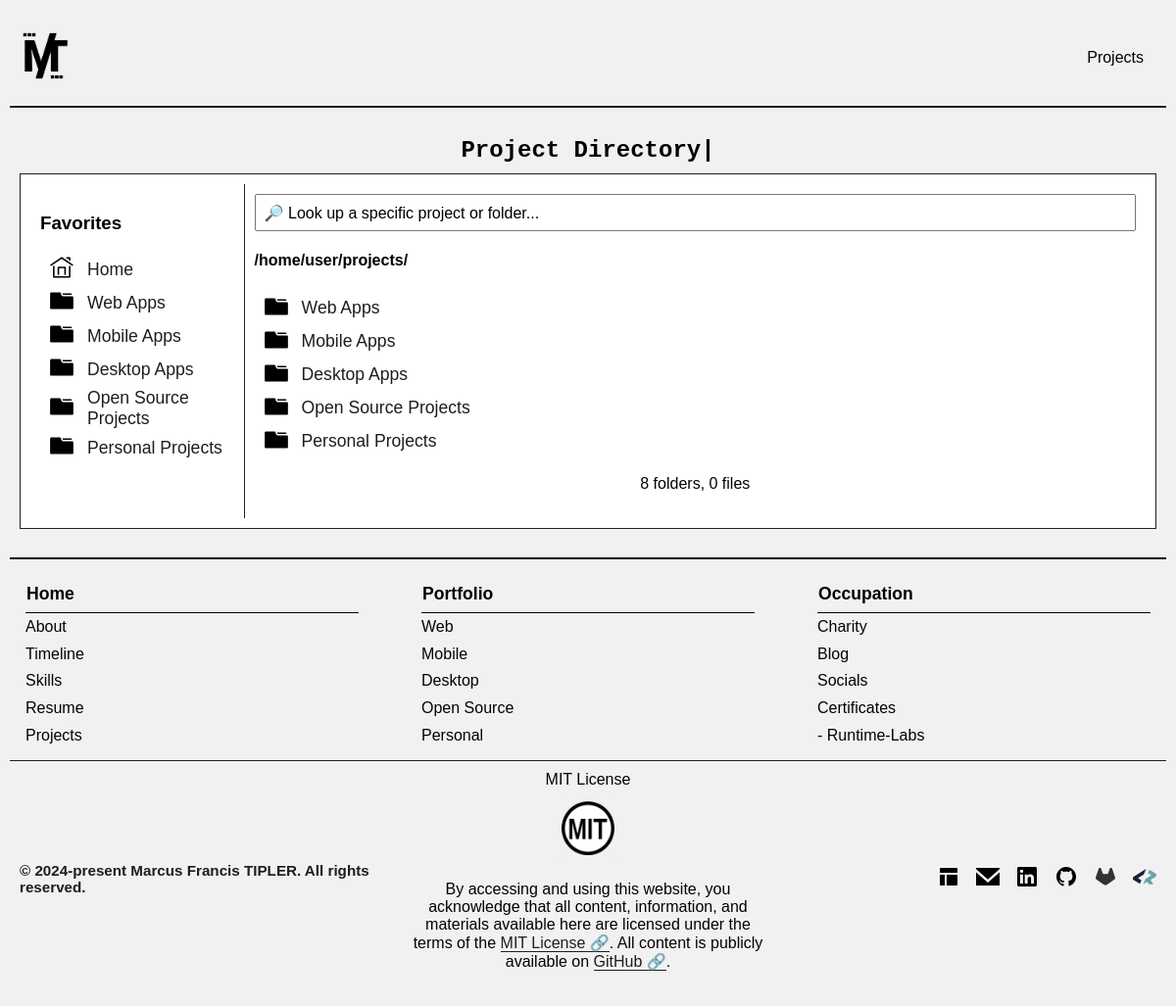
The app's page /projects with its own data.
### context/databaseHandler.py (models this page shows)
class ProjectCategory(db.Model):
    __tablename__ = 'project_categories'
    id = db.Column(db.Integer, primary_key=True, autoincrement=True)
    name = db.Column(db.Text)
    projects = db.relationship('Project', back_populates='category', lazy=True)

class Social(db.Model):
    __tablename__ = 'socials'
    id = db.Column(db.Integer, primary_key=True, autoincrement=True)
    platform = db.Column(db.Text)
    svg = db.Column(db.Text)
    username = db.Column(db.Text)
    profile_url = db.Column(db.Text)
    description = db.Column(db.Text)
    created_at = db.Column(db.Text)
    is_active = db.Column(db.Integer)

### app.py (the view)
@app.route('/projects')
def projectsPage():
    projects = []
    menu_item = ProjectCategory.query.all()
    categories = ProjectCategory.query.all()
    return render_template('projects.html', projects=projects, categories=categories, menu_item=menu_item)

### app.py (called while the page is built)
@app.context_processor
def inject_menu():
    menu = Social.query.all()
    return dict(menu=menu)

### templates/projects.html (shortened to what this page needs)
{% extends "base.html" %}
{% block styles %}
    <link rel="stylesheet" href="{{ url_for('static', filename='styles/projects.css') }}">
{% endblock %}
{% block content %}
    <div class="mft-content">
        <div class="mft-about">
            <div class="mft-about-header">
                <h2 class="mft-page-header-title">Project Directory</h2><h2 class="mft-blinking-cursor">|</h2>
            </div>
             <div class="mft-file-explorer">
                <div class="mft-fe-left">
                    <h3 class="mft-folder-type">Favorites</h3>
                    <div class="mft-folder-container">
                        <table class="mft-clickable-table">
                            <tr class="mft-clickable-row" onclick="window.location.href='/projects'">
                                <td class="mft-icon-cell"><img class="mft-folder-icon" src="{{ url_for('static', filename='vectors/home.svg')}}" alt="folderico icon" width="24" height="24"/></td>
                                <td class="mft-title-cell">Home</td>
                            </tr>
                            {% for item in menu_item %}
                                <tr class="mft-clickable-row" onclick="window.location.href='/projects/category/{{ item.id }}'">
                                    <td class="mft-icon-cell"><img class="mft-folder-icon" src="{{ url_for('static', filename='vectors/folder.svg')}}" alt="folderico icon" width="24" height="24"/></td>
                                    <td class="mft-title-cell">{{ item.name }}</td>
                                </tr>
                            {% endfor %}
                        </table>
                    </div>
                </div>
                <div class="mft-fe-right">
                    <div class="mft-fe-search">
                        <form>
                            <input class="mft-searchbox" type="text" value="🔎 Look up a specific project or folder..." onfocus="this.value='';" onblur="if (this.value == '') {this.value = 'Look up a specific project or folder...';}">
                            <h4 class="mft-filepath">/home/user/projects/</h4>
                        </form>
                    </div>
                    <div class="mft-fe-contents">
                        <div class="mft-fe-item">
                            <table class="mft-clickable-table">
                                {% for category in categories %}
                                    <tr class="mft-clickable-row" onclick="window.location.href='/projects/category/{{ category.id }}'">
                                        <td class="mft-icon-cell"><img class="mft-folder-icon" src="{{ url_for('static', filename='vectors/folder.svg')}}" alt="folderico icon" width="24" height="24"/></td>
                                        <td class="mft-title-cell">{{ category.name }}</td>
                                    </tr>
                                {% endfor %}
                            </table>
                        </div>
                    </div>
                    <div class="mft-folder-overview">
                        <p class="mft-amount">8 folders, 0 files </p>
                    </div>
                </div>
             </div>
        </div>
    </div>
{% endblock %}

### templates/base.html (shortened to what this page needs)
<!DOCTYPE html>
<link rel="stylesheet" href="{{ url_for('static', filename='styles/base.css') }}">
{% block styles %}{% endblock %}
<div class="mft-full-site">
    <div class="mft-header-container">
        {% block header %}
            <div class="mft-header-contents">
                <div class="mft-header-left">
                    <a href="{{ url_for('indexPage') }}">
                        <img id="mft-logo" class="mft-logo" src="{{ url_for('static', filename='images/logo-inverted.png') }}" alt="MFT"/>
                    </a>
                </div>
                <div class="mft-header-right">
                    <a href="{{ url_for('projectsPage') }}" class="mft-header-button">Projects</a>
                </div>
            </div>
        {% endblock %}
    </div>
    <div class="mft-content-container">
        {% block content %}
        {% endblock %}
    </div>
    <div class="mft-footer-container">
        {% block footer %}
        <div class="mft-footer">
            <div class="mft-footer-top">
                <div class="mft-footer-table">
                    <table>
                        <tr><th><a href="{{ url_for('indexPage') }}">Home</a></th></tr>
                        <tr><td><a href="{{ url_for('aboutPage') }}">About</a></td></tr>
                        <tr><td><a href="{{ url_for('timelinePage') }}">Timeline</a></td></tr>
                        <tr><td><a href="{{ url_for('skillsPage') }}">Skills</a></td></tr>
                        <tr><td><a href="{{ url_for('resumePage') }}">Resume</a></td></tr>
                        <tr><td><a href="{{ url_for('projectsPage') }}">Projects</a></td></tr>
                    </table>
                </div>
                <div class="mft-footer-table">
                    <table>
                        <tr><th><a href="{{ url_for('portfolioPage') }}">Portfolio</a></th></tr>
                        <tr><td><a href="{{ url_for('webPage') }}">Web</a></td></tr>
                        <tr><td><a href="{{ url_for('mobilePage') }}">Mobile</a></td></tr>
                        <tr><td><a href="{{ url_for('desktopPage') }}">Desktop</a></td></tr>
                        <tr><td><a href="{{ url_for('openSourcePage') }}">Open Source</a></td></tr>
                        <tr><td><a href="{{ url_for('personalPage') }}">Personal</a></td></tr>
                    </table>
                </div>
                <div class="mft-footer-table">
                    <table>
                        <tr><th><a href="{{ url_for('occupationPage') }}">Occupation</a></th></tr>
                        <tr><td><a href="{{ url_for('charityPage') }}">Charity</a></td></tr>
                        <tr><td><a href="{{ url_for('blogPage') }}">Blog</a></td></tr>
                        <tr><td><a href="{{ url_for('socialsPage') }}">Socials</a></td></tr>
                        <tr><td><a href="{{ url_for('certificatesPage') }}">Certificates</a></td></tr>
                        <tr><td><a href="https://runtime-labs.org">- Runtime-Labs</a></td></tr>
                    </table>
                </div>
            </div>
            <div class="mft-footer-bottom">
                <div class="mft-footer-left">
                    <h4>&copy; 2024-present Marcus Francis TIPLER. All rights reserved.</h4>
                </div>
                <div class="mft-footer-middle">
                    <div class="mft-license">
                        <span>MIT License</span>
                        <img src="{{ url_for('static', filename='images/license.png') }}" alt="MIT License" class="mft-license-img"/>
                        <p>By accessing and using this website, you acknowledge that all content, information, and materials available here are licensed under the terms of the <a href="https://github.com/Marcus-Tipler/marcus-tipler-blog/blob/main/LICENSE">MIT License 🔗</a>. All content is publicly available on <a href="https://github.com/Marcus-Tipler/marcus-tipler-blog">GitHub 🔗</a>.</p>
                    </div>
                </div>
                <div class="mft-footer-right">
                    {% for social in menu %}
                        <a href="{{ social.profile_url }}" target="_blank" aria-label="{{ social.platform }}" class="mft-social-icon">
                            <img src="{{ url_for('static', filename='vectors/' + social.svg + '.svg') }}" alt="{{ social.platform }} icon" width="24" height="24"/>
                        </a>
                    {% endfor %}
                </div>
            </div>
        </div>
        {% endblock %}
    </div>
</div>

### static/styles/base.css (style rules this page uses)
.mft-full-site { min-height: 100vh; display: flex; flex-direction: column; }
.mft-header-container { height: 5%; }
.mft-header-contents { padding: 20px 10px; margin: 10px; overflow: hidden; display: flex; justify-content: space-between; align-items: center; border-bottom: 2px solid var(--mft-black-off); }
.mft-header-right a { text-align: center; padding: 12px; text-decoration: none; color: var(--mft-black-proper); border: 1px solid var(--mft-white-off) }
.mft-logo { height: 5%; width: 5%; filter: invert(100%); }
.mft-content-container { flex: 1 0 auto; padding: 10px; }
.mft-footer-container { flex-shrink: 0; padding: 10px; }
.mft-footer { color: var(--mft-black-proper); padding: 0; border-top: 2px solid var(--mft-black-proper); font-size: 1rem; }
.mft-footer-top { display: flex; justify-content: space-between; align-items: flex-start; padding: 24px 0 12px 0; gap: 2rem; }
.mft-footer-table { flex: 1 1 0; padding: 0 1rem; }
.mft-footer-table a { text-decoration: none; color: var(--mft-black-proper); border-bottom: 1px solid var(--mft-white-off); }
.mft-footer-table table { width: 100%; border-collapse: collapse; background: transparent; color: var(--mft-black-proper); }
.mft-footer-table th { text-align: left; font-size: 1.1rem; padding-bottom: 0.5rem; color: var(--mft-black-proper); border-bottom: 1px solid var(--mft-black-proper); }
.mft-footer-table td { padding: 0.3rem 0; border: none; }
.mft-footer-bottom { display: flex; justify-content: space-between; align-items: center; padding: 10px; border-top: 1px solid var(--mft-black-off); gap: 2rem; }
.mft-footer-left { flex: 1 1 0; text-align: left; font-size: 0.95rem; color: var(--mft-black-off); }
.mft-footer-middle { flex: 1 1 0; text-align: center; }
.mft-license { display: flex; flex-direction: column; align-items: center; gap: 0.3rem; }
.mft-license-img { width: 15%; height: auto; margin-top: 0.2rem; border-radius: 4px; background: var(--mft-white-off); padding: 5px; }
.mft-license a { border-bottom: 1px solid var(--mft-black-off); text-decoration: none; color: var(--mft-black-off); }
.mft-footer-right { flex: 1 1 0; text-align: right; display: flex; justify-content: flex-end; gap: 1rem; }
.mft-social-icon { display: inline-block; color: var(--mft-black-proper); transition: color 0.2s; vertical-align: middle; }
.mft-blinking-cursor { font-family: 'Fira Mono', 'Consolas', monospace; animation: blink 1s steps(1) infinite; }

### static/styles/projects.css (style rules this page uses)
.mft-content { padding: 10px; }
.mft-about-header { padding-bottom: 10px; text-align: center }
.mft-page-header-title, .mft-blinking-cursor { display: inline; vertical-align: baseline; font-family: 'Fira Mono', 'Consolas', monospace; color: var(--mft-black-proper); }
.mft-file-explorer { display: flex; padding: 10px; contain: content; overflow: hidden; max-width: 1400px; width: 100%; margin: 0 auto; box-sizing: border-box; background-color: var(--mft-white-proper); border: 1px solid var(--mft-black-off); }
.mft-fe-left { padding: 10px; width: 250px; }
.mft-clickable-table { width: 100%; border-collapse: separate; border-spacing: 0 2px; }
.mft-clickable-row td { cursor: pointer; border-top: 1px solid var(--mft-white-proper); border-bottom: 1px solid var(--mft-white-proper); color: var(--mft-black-off); background: var(--mft-white-full); transition: background 0.2s; }
.mft-clickable-row td:last-child { border-right: 1px solid var(--mft-white-proper); }
.mft-clickable-row td:first-child { border-left: 1px solid var(--mft-white-proper); }
.mft-icon-cell { width: 40px; text-align: center; vertical-align: middle; }
.mft-title-cell { vertical-align: middle; font-size: 1.1em; padding: 0px 5px; }
.mft-fe-right { display: flex; flex-direction: column; width: 100%; padding: 10px; border-left: 1px solid var(--mft-black-off); height: 100%; }
.mft-fe-search { width: 100%; padding: 0; margin: 0; }
.mft-searchbox { display: block; width: 100%; box-sizing: border-box; padding: 8px; font-size: 1em; margin: 0; }
.mft-folder-overview { text-align: center; }

### records on screen
ProjectCategory: name "Web Apps"
ProjectCategory: name "Mobile Apps"
ProjectCategory: name "Desktop Apps"
ProjectCategory: name "Open Source Projects"
ProjectCategory: name "Personal Projects"
Social: svg (picture)
Social: svg (picture)
Social: svg (picture)
Social: svg (picture)
Social: svg (picture)
Social: svg (picture)
